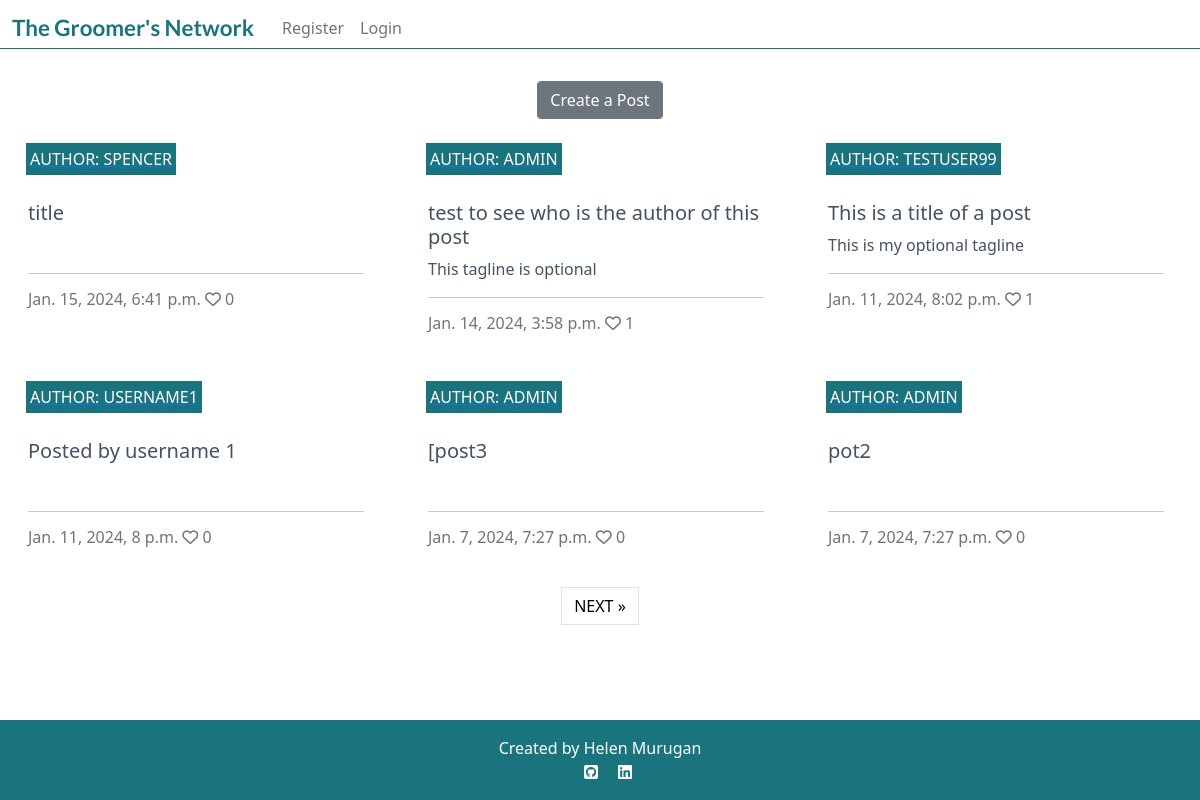
/posts/, run on the app's committed database.
### post/models.py (models this page shows, shortened)
class Post(models.Model):
    title = models.CharField(
        max_length=150,
        verbose_name="Title",
        )
    slug = models.SlugField(
        max_length=150,
        unique=True
        )
    author = models.ForeignKey(
        User,
        on_delete=models.CASCADE,
        related_name="post_posts"
    )
    content = models.TextField(
        blank=False,
        null=False,
    )
    featured_image = CloudinaryField(
        'image',
        default='placeholder',
        blank=True,
        null=True,
        )
    tagline = models.CharField(
        max_length=200,
        null=True,
        blank=True,
    )
    created_on = models.DateTimeField(
        auto_now_add=True
        )
    updated_on = models.DateTimeField(
        auto_now=True
        )
    likes = models.ManyToManyField(
        User,
        related_name='post_likes',
        blank=True,
        )
    class Meta:
        ordering = ["-created_on"]
    def number_of_likes(self):
        return self.likes.count()

### post/views.py (the view)
class PostList(generic.ListView):
    model = Post
    queryset = Post.objects.order_by("-created_on")
    template_name = "index.html"
    paginate_by = 6

### templates/index.html (shortened to what this page needs)
{% extends "base.html" %}
{% block content %}
<div class="container-fluid">
    <div class="text-center">
        <a href="{% url 'post_create' %}" class="btn btn-secondary mt-4">Create a Post</a>
    </div>
    <div class="row">
        <div class="col-12 mt-3 left">
            <div class="row">
                {% for post in post_list %}
                <div class="col-md-4">
                    <div class="card mb-4">
                        <div class="card-body">
                            <div class="image-container">
                                <div class="image-flash">
                                    <a href="{% url 'profile' post.author %}">
                                        <p class="author">Author: {{ post.author }}</p>
                                    </a>
                                </div>
                            </div>
                            <a href="{% url 'post_detail' post.slug  %}" class="post-link">
                                <h5 class="card-title font-size">{{ post.title }}</h5>
                                {% if post.tagline %}
                                    <p class="card-text">{{ post.tagline}}</p>
                                {% else %}
                                    <br>
                                {% endif %}
                            </a>
                            <hr class="card-hr">
                            <p class="card-text text-muted h6">{{ post.created_on}} <i class="far fa-heart"></i>
                                {{ post.number_of_likes }}</p>
                        </div>
                    </div>
                </div>
                {% if forloop.counter|divisibleby:3 %}
            </div>
            <div class="row">
                {% endif %}
                {% endfor %}
            </div>
        </div>
    </div>
    {% if is_paginated %}
    <nav aria-label="Page navigation">
        <ul class="pagination justify-content-center">
            {% if page_obj.has_next %}
            <li><a href="?page={{ page_obj.next_page_number }}" class="page-link"> NEXT &raquo;</a></li>
            {% endif %}
        </ul>
    </nav>
    {% endif %}
</div>
{%endblock%}

### static/css/style.css (style rules this page uses)
.card { border: none; background-color: transparent; }
.image-container { position: relative; }
.image-flash { position: absolute; bottom: 5%; min-width: 30%; left: -2px; background-color: #19747E; }
.author { color: white; margin: 4px; text-transform: uppercase; }
.post-link { text-decoration: none; color: #445261; margin-left: 4px; }
.post-link:hover, .page-link { color: black; }
@media screen and (min-width: 768px) { .card-hr { width: 28vw; } }

### data on the page
Post: author "SPENCER", title "title", created_on "Jan. 15, 2024, 6:41 p.m.", number_of_likes "0"
Post: author "ADMIN", title "test to see who is the author of this post", tagline "This tagline is optional", created_on "Jan. 14, 2024, 3:58 p.m.", number_of_likes "1"
Post: author "TESTUSER99", title "This is a title of a post", tagline "This is my optional tagline", created_on "Jan. 11, 2024, 8:02 p.m.", number_of_likes "1"
Post: author "USERNAME1", title "Posted by username 1", created_on "Jan. 11, 2024, 8 p.m.", number_of_likes "0"
Post: author "ADMIN", title "[post3", created_on "Jan. 7, 2024, 7:27 p.m.", number_of_likes "0"
Post: author "ADMIN", title "pot2", created_on "Jan. 7, 2024, 7:27 p.m.", number_of_likes "0"
